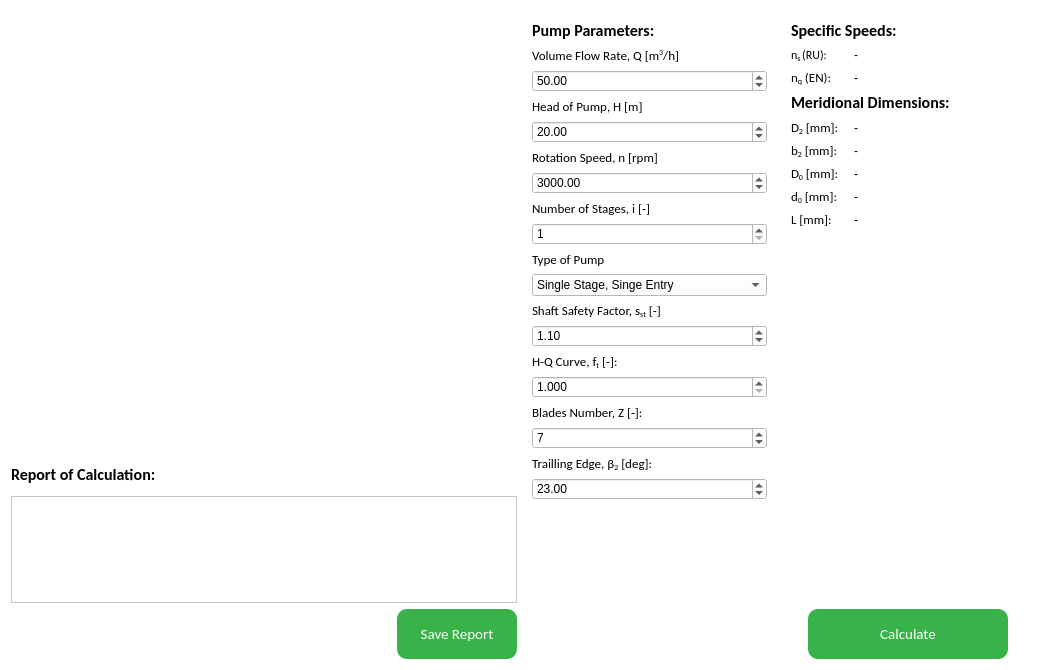
<?xml version="1.0" encoding="UTF-8"?>
<ui version="4.0">
 <class>ImpellerWidget</class>
 <widget class="QWidget" name="ImpellerWidget">
  <property name="geometry">
   <rect>
    <x>0</x>
    <y>0</y>
    <width>1046</width>
    <height>670</height>
   </rect>
  </property>
  <property name="windowTitle">
   <string>Form</string>
  </property>
  <property name="styleSheet">
   <string notr="true">background-color: rgb(255, 255, 255);</string>
  </property>
  <layout class="QHBoxLayout" name="horizontalLayout" stretch="50,25,25">
   <item>
    <layout class="QVBoxLayout" name="verticalLayout_3" stretch="70,5,17,8">
     <item>
      <widget class="QLabel" name="impellerImageLabel">
       <property name="styleSheet">
        <string notr="true">image: url(:/impeller/images/imp.jpg);</string>
       </property>
       <property name="text">
        <string/>
       </property>
      </widget>
     </item>
     <item>
      <widget class="QLabel" name="label">
       <property name="font">
        <font>
         <family>Calibri</family>
         <pointsize>12</pointsize>
         <weight>75</weight>
         <bold>true</bold>
        </font>
       </property>
       <property name="text">
        <string>Report of Calculation:</string>
       </property>
      </widget>
     </item>
     <item>
      <widget class="QTextEdit" name="textEdit">
       <property name="styleSheet">
        <string notr="true">QTextEdit {
	border-color: rgb(189, 255, 148);
}

QTextEdit:pressed {
	border-color: rgb(255, 247, 164);
}</string>
       </property>
      </widget>
     </item>
     <item>
      <layout class="QHBoxLayout" name="horizontalLayout_2" stretch="50,50">
       <item>
        <spacer name="horizontalSpacer">
         <property name="orientation">
          <enum>Qt::Horizontal</enum>
         </property>
         <property name="sizeType">
          <enum>QSizePolicy::Expanding</enum>
         </property>
         <property name="sizeHint" stdset="0">
          <size>
           <width>40</width>
           <height>20</height>
          </size>
         </property>
        </spacer>
       </item>
       <item>
        <widget class="QPushButton" name="saveReportPushButton">
         <property name="sizePolicy">
          <sizepolicy hsizetype="Fixed" vsizetype="Fixed">
           <horstretch>0</horstretch>
           <verstretch>0</verstretch>
          </sizepolicy>
         </property>
         <property name="minimumSize">
          <size>
           <width>0</width>
           <height>0</height>
          </size>
         </property>
         <property name="maximumSize">
          <size>
           <width>120</width>
           <height>50</height>
          </size>
         </property>
         <property name="sizeIncrement">
          <size>
           <width>0</width>
           <height>0</height>
          </size>
         </property>
         <property name="font">
          <font>
           <family>Calibri</family>
           <pointsize>11</pointsize>
           <weight>50</weight>
           <bold>false</bold>
          </font>
         </property>
         <property name="cursor">
          <cursorShape>PointingHandCursor</cursorShape>
         </property>
         <property name="layoutDirection">
          <enum>Qt::LeftToRight</enum>
         </property>
         <property name="styleSheet">
          <string notr="true">QPushButton {
	background-color: rgb(55, 179, 74);
	color: rgb(255, 255, 255);
	border: none;
	border-radius: 10px
}

QPushButton:hover {
	background-color: rgb(71, 226, 90);
}

QPushButton:pressed {
	background-color: rgb(108, 244, 121);
}</string>
         </property>
         <property name="text">
          <string>Save Report</string>
         </property>
         <property name="iconSize">
          <size>
           <width>16</width>
           <height>16</height>
          </size>
         </property>
         <property name="checkable">
          <bool>false</bool>
         </property>
         <property name="autoDefault">
          <bool>false</bool>
         </property>
        </widget>
       </item>
      </layout>
     </item>
    </layout>
   </item>
   <item>
    <widget class="QScrollArea" name="scrollArea">
     <property name="autoFillBackground">
      <bool>false</bool>
     </property>
     <property name="styleSheet">
      <string notr="true"/>
     </property>
     <property name="frameShape">
      <enum>QFrame::NoFrame</enum>
     </property>
     <property name="frameShadow">
      <enum>QFrame::Raised</enum>
     </property>
     <property name="widgetResizable">
      <bool>true</bool>
     </property>
     <widget class="QWidget" name="scrollAreaWidgetContents">
      <property name="geometry">
       <rect>
        <x>0</x>
        <y>0</y>
        <width>253</width>
        <height>648</height>
       </rect>
      </property>
      <layout class="QVBoxLayout" name="verticalLayout_4">
       <item>
        <widget class="QLabel" name="label_2">
         <property name="font">
          <font>
           <family>Calibri</family>
           <pointsize>12</pointsize>
           <weight>75</weight>
           <bold>true</bold>
          </font>
         </property>
         <property name="text">
          <string>Pump Parameters:</string>
         </property>
        </widget>
       </item>
       <item>
        <widget class="QLabel" name="label_3">
         <property name="font">
          <font>
           <family>Calibri</family>
           <pointsize>10</pointsize>
          </font>
         </property>
         <property name="text">
          <string>&lt;html&gt;&lt;head/&gt;&lt;body&gt;&lt;p&gt;Volume Flow Rate, Q [m&lt;span style=&quot; vertical-align:super;&quot;&gt;3&lt;/span&gt;/h]&lt;/p&gt;&lt;/body&gt;&lt;/html&gt;</string>
         </property>
        </widget>
       </item>
       <item>
        <widget class="QDoubleSpinBox" name="volumeFlowRateDoubleSpinBox">
         <property name="maximum">
          <double>10000000.000000000000000</double>
         </property>
         <property name="value">
          <double>50.000000000000000</double>
         </property>
        </widget>
       </item>
       <item>
        <widget class="QLabel" name="label_7">
         <property name="font">
          <font>
           <family>Calibri</family>
           <pointsize>10</pointsize>
          </font>
         </property>
         <property name="text">
          <string>&lt;html&gt;&lt;head/&gt;&lt;body&gt;&lt;p&gt;&lt;span style=&quot; font-size:10pt;&quot;&gt;Head of Pump, H [m]&lt;/span&gt;&lt;/p&gt;&lt;/body&gt;&lt;/html&gt;</string>
         </property>
        </widget>
       </item>
       <item>
        <widget class="QDoubleSpinBox" name="headPumpDoubleSpinBox">
         <property name="maximum">
          <double>1000000.000000000000000</double>
         </property>
         <property name="value">
          <double>20.000000000000000</double>
         </property>
        </widget>
       </item>
       <item>
        <widget class="QLabel" name="label_8">
         <property name="font">
          <font>
           <family>Calibri</family>
           <pointsize>10</pointsize>
          </font>
         </property>
         <property name="text">
          <string>Rotation Speed, n [rpm]</string>
         </property>
        </widget>
       </item>
       <item>
        <widget class="QDoubleSpinBox" name="rotationSpeedDoubleSpinBox">
         <property name="maximum">
          <double>1000000.000000000000000</double>
         </property>
         <property name="value">
          <double>3000.000000000000000</double>
         </property>
        </widget>
       </item>
       <item>
        <widget class="QLabel" name="label_13">
         <property name="font">
          <font>
           <family>Calibri</family>
           <pointsize>10</pointsize>
          </font>
         </property>
         <property name="text">
          <string>Number of Stages, i [-]</string>
         </property>
        </widget>
       </item>
       <item>
        <widget class="QSpinBox" name="numberStagesSpinBox">
         <property name="minimum">
          <number>1</number>
         </property>
         <property name="maximum">
          <number>10000</number>
         </property>
        </widget>
       </item>
       <item>
        <widget class="QLabel" name="label_14">
         <property name="font">
          <font>
           <family>Calibri</family>
           <pointsize>10</pointsize>
          </font>
         </property>
         <property name="text">
          <string>Type of Pump</string>
         </property>
        </widget>
       </item>
       <item>
        <widget class="QComboBox" name="typePumpComboBox">
         <item>
          <property name="text">
           <string>Single Stage, Singe Entry</string>
          </property>
         </item>
         <item>
          <property name="text">
           <string>Single Stage, Double Entry</string>
          </property>
         </item>
         <item>
          <property name="text">
           <string>Multistage, Single Entry</string>
          </property>
         </item>
        </widget>
       </item>
       <item>
        <widget class="QLabel" name="label_15">
         <property name="font">
          <font>
           <family>Calibri</family>
           <pointsize>10</pointsize>
          </font>
         </property>
         <property name="text">
          <string>&lt;html&gt;&lt;head/&gt;&lt;body&gt;&lt;p&gt;Shaft Safety Factor, s&lt;span style=&quot; vertical-align:sub;&quot;&gt;st&lt;/span&gt; [-]&lt;/p&gt;&lt;/body&gt;&lt;/html&gt;</string>
         </property>
        </widget>
       </item>
       <item>
        <widget class="QDoubleSpinBox" name="shaftSafetyFactorDoubleSpinBox">
         <property name="minimum">
          <double>1.000000000000000</double>
         </property>
         <property name="maximum">
          <double>10.000000000000000</double>
         </property>
         <property name="value">
          <double>1.100000000000000</double>
         </property>
        </widget>
       </item>
       <item>
        <layout class="QHBoxLayout" name="horizontalLayout_4">
         <item>
          <widget class="QLabel" name="label_16">
           <property name="font">
            <font>
             <family>Calibri</family>
             <pointsize>10</pointsize>
            </font>
           </property>
           <property name="text">
            <string>&lt;html&gt;&lt;head/&gt;&lt;body&gt;&lt;p&gt;H-Q Curve, f&lt;span style=&quot; vertical-align:sub;&quot;&gt;t&lt;/span&gt; [-]: &lt;/p&gt;&lt;/body&gt;&lt;/html&gt;</string>
           </property>
          </widget>
         </item>
        </layout>
       </item>
       <item>
        <widget class="QDoubleSpinBox" name="hQCurveDoubleSpinBox">
         <property name="decimals">
          <number>3</number>
         </property>
         <property name="minimum">
          <double>1.000000000000000</double>
         </property>
         <property name="maximum">
          <double>1.100000000000000</double>
         </property>
         <property name="singleStep">
          <double>0.001000000000000</double>
         </property>
         <property name="stepType">
          <enum>QAbstractSpinBox::DefaultStepType</enum>
         </property>
        </widget>
       </item>
       <item>
        <layout class="QHBoxLayout" name="horizontalLayout_5">
         <item>
          <widget class="QLabel" name="label_17">
           <property name="font">
            <font>
             <family>Calibri</family>
             <pointsize>10</pointsize>
            </font>
           </property>
           <property name="text">
            <string>Blades Number, Z [-]:</string>
           </property>
          </widget>
         </item>
        </layout>
       </item>
       <item>
        <widget class="QSpinBox" name="bladesNumberSpinBox">
         <property name="minimum">
          <number>2</number>
         </property>
         <property name="maximum">
          <number>12</number>
         </property>
         <property name="value">
          <number>7</number>
         </property>
        </widget>
       </item>
       <item>
        <layout class="QHBoxLayout" name="horizontalLayout_6">
         <item>
          <widget class="QLabel" name="label_12">
           <property name="font">
            <font>
             <family>Calibri</family>
             <pointsize>10</pointsize>
            </font>
           </property>
           <property name="text">
            <string>&lt;html&gt;&lt;head/&gt;&lt;body&gt;&lt;p&gt;Trailling Edge, β&lt;span style=&quot; vertical-align:sub;&quot;&gt;2&lt;/span&gt; [deg]:&lt;/p&gt;&lt;/body&gt;&lt;/html&gt;</string>
           </property>
          </widget>
         </item>
        </layout>
       </item>
       <item>
        <widget class="QDoubleSpinBox" name="doubleSpinBox">
         <property name="minimum">
          <double>10.000000000000000</double>
         </property>
         <property name="maximum">
          <double>50.000000000000000</double>
         </property>
         <property name="value">
          <double>23.000000000000000</double>
         </property>
        </widget>
       </item>
       <item>
        <spacer name="verticalSpacer">
         <property name="orientation">
          <enum>Qt::Vertical</enum>
         </property>
         <property name="sizeHint" stdset="0">
          <size>
           <width>20</width>
           <height>40</height>
          </size>
         </property>
        </spacer>
       </item>
      </layout>
     </widget>
    </widget>
   </item>
   <item>
    <layout class="QVBoxLayout" name="verticalLayout" stretch="92,8">
     <item>
      <widget class="QScrollArea" name="scrollArea_2">
       <property name="frameShape">
        <enum>QFrame::NoFrame</enum>
       </property>
       <property name="frameShadow">
        <enum>QFrame::Raised</enum>
       </property>
       <property name="widgetResizable">
        <bool>true</bool>
       </property>
       <widget class="QWidget" name="scrollAreaWidgetContents_2">
        <property name="geometry">
         <rect>
          <x>0</x>
          <y>0</y>
          <width>250</width>
          <height>588</height>
         </rect>
        </property>
        <layout class="QVBoxLayout" name="verticalLayout_5">
         <item>
          <widget class="QLabel" name="label_4">
           <property name="font">
            <font>
             <family>Calibri</family>
             <pointsize>12</pointsize>
             <weight>75</weight>
             <bold>true</bold>
            </font>
           </property>
           <property name="text">
            <string>Specific Speeds:</string>
           </property>
          </widget>
         </item>
         <item>
          <layout class="QGridLayout" name="gridLayout" columnstretch="25,75">
           <item row="0" column="0">
            <widget class="QLabel" name="label_5">
             <property name="font">
              <font>
               <family>Calibri</family>
               <pointsize>10</pointsize>
              </font>
             </property>
             <property name="text">
              <string>&lt;html&gt;&lt;head/&gt;&lt;body&gt;&lt;p&gt;&lt;span style=&quot; font-size:9pt;&quot;&gt;n&lt;/span&gt;&lt;span style=&quot; font-size:9pt; vertical-align:sub;&quot;&gt;s &lt;/span&gt;&lt;span style=&quot; font-size:9pt;&quot;&gt;(RU):&lt;/span&gt;&lt;/p&gt;&lt;/body&gt;&lt;/html&gt;</string>
             </property>
            </widget>
           </item>
           <item row="1" column="0">
            <widget class="QLabel" name="label_6">
             <property name="font">
              <font>
               <family>Calibri</family>
               <pointsize>10</pointsize>
              </font>
             </property>
             <property name="text">
              <string>&lt;html&gt;&lt;head/&gt;&lt;body&gt;&lt;p&gt;n&lt;span style=&quot; vertical-align:sub;&quot;&gt;q&lt;/span&gt; (EN):&lt;/p&gt;&lt;/body&gt;&lt;/html&gt;</string>
             </property>
            </widget>
           </item>
           <item row="0" column="1">
            <widget class="QLabel" name="nsLabel">
             <property name="text">
              <string>-</string>
             </property>
            </widget>
           </item>
           <item row="1" column="1">
            <widget class="QLabel" name="nqLabel">
             <property name="text">
              <string>-</string>
             </property>
            </widget>
           </item>
          </layout>
         </item>
         <item>
          <widget class="QLabel" name="label_9">
           <property name="font">
            <font>
             <family>Calibri</family>
             <pointsize>12</pointsize>
             <weight>75</weight>
             <bold>true</bold>
            </font>
           </property>
           <property name="text">
            <string>Meridional Dimensions:</string>
           </property>
          </widget>
         </item>
         <item>
          <layout class="QGridLayout" name="gridLayout_2" columnstretch="25,75">
           <item row="1" column="0">
            <widget class="QLabel" name="label_11">
             <property name="font">
              <font>
               <family>Calibri</family>
               <pointsize>10</pointsize>
              </font>
             </property>
             <property name="text">
              <string>&lt;html&gt;&lt;head/&gt;&lt;body&gt;&lt;p&gt;b&lt;span style=&quot; vertical-align:sub;&quot;&gt;2&lt;/span&gt; [mm]:&lt;/p&gt;&lt;/body&gt;&lt;/html&gt;</string>
             </property>
            </widget>
           </item>
           <item row="3" column="1">
            <widget class="QLabel" name="d0Label">
             <property name="text">
              <string>-</string>
             </property>
            </widget>
           </item>
           <item row="1" column="1">
            <widget class="QLabel" name="b2Label">
             <property name="text">
              <string>-</string>
             </property>
            </widget>
           </item>
           <item row="2" column="1">
            <widget class="QLabel" name="D0Label">
             <property name="text">
              <string>-</string>
             </property>
            </widget>
           </item>
           <item row="0" column="1">
            <widget class="QLabel" name="d2Label">
             <property name="text">
              <string>-</string>
             </property>
            </widget>
           </item>
           <item row="3" column="0">
            <widget class="QLabel" name="label_19">
             <property name="font">
              <font>
               <family>Calibri</family>
               <pointsize>10</pointsize>
              </font>
             </property>
             <property name="text">
              <string>&lt;html&gt;&lt;head/&gt;&lt;body&gt;&lt;p&gt;d&lt;span style=&quot; vertical-align:sub;&quot;&gt;0&lt;/span&gt; [mm]:&lt;/p&gt;&lt;/body&gt;&lt;/html&gt;</string>
             </property>
            </widget>
           </item>
           <item row="0" column="0">
            <widget class="QLabel" name="label_10">
             <property name="font">
              <font>
               <family>Calibri</family>
               <pointsize>10</pointsize>
              </font>
             </property>
             <property name="text">
              <string>&lt;html&gt;&lt;head/&gt;&lt;body&gt;&lt;p&gt;D&lt;span style=&quot; vertical-align:sub;&quot;&gt;2&lt;/span&gt; [mm]:&lt;/p&gt;&lt;/body&gt;&lt;/html&gt;</string>
             </property>
            </widget>
           </item>
           <item row="2" column="0">
            <widget class="QLabel" name="label_18">
             <property name="font">
              <font>
               <family>Calibri</family>
               <pointsize>10</pointsize>
              </font>
             </property>
             <property name="text">
              <string>&lt;html&gt;&lt;head/&gt;&lt;body&gt;&lt;p&gt;D&lt;span style=&quot; vertical-align:sub;&quot;&gt;0&lt;/span&gt; [mm]:&lt;/p&gt;&lt;/body&gt;&lt;/html&gt;</string>
             </property>
            </widget>
           </item>
           <item row="4" column="0">
            <widget class="QLabel" name="label_21">
             <property name="font">
              <font>
               <family>Calibri</family>
               <pointsize>10</pointsize>
              </font>
             </property>
             <property name="text">
              <string>L [mm]:</string>
             </property>
            </widget>
           </item>
           <item row="4" column="1">
            <widget class="QLabel" name="LLabel">
             <property name="text">
              <string>-</string>
             </property>
            </widget>
           </item>
          </layout>
         </item>
         <item>
          <spacer name="verticalSpacer_2">
           <property name="orientation">
            <enum>Qt::Vertical</enum>
           </property>
           <property name="sizeHint" stdset="0">
            <size>
             <width>20</width>
             <height>40</height>
            </size>
           </property>
          </spacer>
         </item>
        </layout>
       </widget>
      </widget>
     </item>
     <item>
      <layout class="QHBoxLayout" name="horizontalLayout_3">
       <item>
        <widget class="QPushButton" name="calculatePushButton">
         <property name="sizePolicy">
          <sizepolicy hsizetype="Fixed" vsizetype="Fixed">
           <horstretch>0</horstretch>
           <verstretch>0</verstretch>
          </sizepolicy>
         </property>
         <property name="minimumSize">
          <size>
           <width>0</width>
           <height>0</height>
          </size>
         </property>
         <property name="maximumSize">
          <size>
           <width>200</width>
           <height>50</height>
          </size>
         </property>
         <property name="sizeIncrement">
          <size>
           <width>0</width>
           <height>0</height>
          </size>
         </property>
         <property name="font">
          <font>
           <family>Calibri</family>
           <pointsize>11</pointsize>
           <weight>50</weight>
           <bold>false</bold>
          </font>
         </property>
         <property name="cursor">
          <cursorShape>PointingHandCursor</cursorShape>
         </property>
         <property name="layoutDirection">
          <enum>Qt::LeftToRight</enum>
         </property>
         <property name="styleSheet">
          <string notr="true">QPushButton {
	background-color: rgb(55, 179, 74);
	color: rgb(255, 255, 255);
	border: none;
	border-radius: 10px
}

QPushButton:hover {
	background-color: rgb(71, 226, 90);
}

QPushButton:pressed {
	background-color: rgb(108, 244, 121);
}</string>
         </property>
         <property name="text">
          <string>Calculate</string>
         </property>
         <property name="iconSize">
          <size>
           <width>16</width>
           <height>16</height>
          </size>
         </property>
         <property name="checkable">
          <bool>false</bool>
         </property>
         <property name="autoDefault">
          <bool>false</bool>
         </property>
        </widget>
       </item>
      </layout>
     </item>
    </layout>
   </item>
  </layout>
 </widget>
 <resources>
  <include location="../../../styles/impellerwidget.qrc"/>
 </resources>
 <connections/>
</ui>
